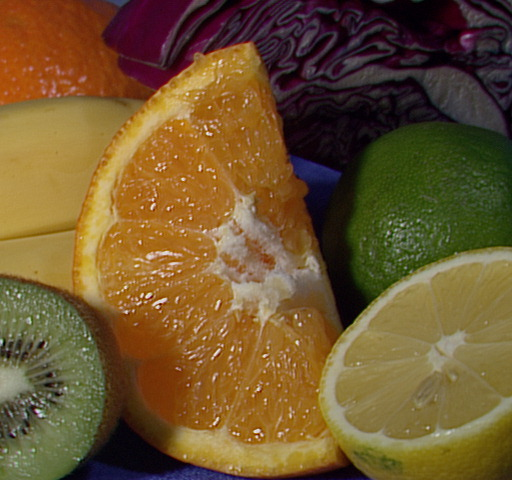
#> input picture pi-deployment-package/test_image.jpg, 512 x 480 px
$ python -i image_processing.py   (imports and definitions only)
#> lines starting #> are read from the running program, lines starting #| are printed output that depends on the picture
#> further down, picture is the input picture: PIL image 512x480 RGB; mean R, G, B 110.8, 85.6, 46.2
"""
Image processing utilities
"""
import base64
import logging
from io import BytesIO
from PIL import Image, ImageDraw, ImageFont
import numpy as np
import cv2

logger = logging.getLogger(__name__)

def process_image(
    image: Image.Image,
    target_width: int = 640,
    target_height: int = 480,
    maintain_aspect_ratio: bool = True
) -> Image.Image:
    """
    Process and resize image for model inference

    Args:
        image: Input PIL Image
        target_width: Target width
        target_height: Target height
        maintain_aspect_ratio: Whether to maintain aspect ratio

    Returns:
        Processed PIL Image
    """
#> called with target_width = 640, target_height = 480, maintain_aspect_ratio = True
    try:
        # Convert to RGB if needed
        if image.mode != 'RGB':
            image = image.convert('RGB')

        original_width, original_height = image.size
#> original_width = 512; original_height = 480
        logger.debug(f"Original image size: {original_width}x{original_height}")

        if maintain_aspect_ratio:
            # Calculate new size maintaining aspect ratio
            aspect_ratio = original_width / original_height
#> aspect_ratio = 1.07

            if aspect_ratio > target_width / target_height:
                # Image is wider - fit to width
                new_width = target_width
                new_height = int(target_width / aspect_ratio)
            else:
                # Image is taller - fit to height
                new_height = target_height
                new_width = int(target_height * aspect_ratio)
#> new_width = 512

            # Resize image
            resized_image = image.resize((new_width, new_height), Image.Resampling.LANCZOS)

            # Create canvas with target size and paste resized image
            processed_image = Image.new('RGB', (target_width, target_height), (0, 0, 0))
#> processed_image: PIL image 640x480 RGB; every value is 0

            # Calculate position to center the image
            x_offset = (target_width - new_width) // 2
#> x_offset = 64
            y_offset = (target_height - new_height) // 2

            processed_image.paste(resized_image, (x_offset, y_offset))
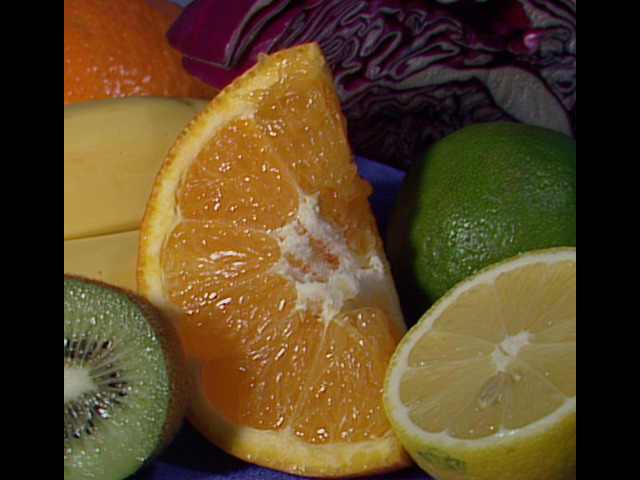
#> processed_image: PIL image 640x480 RGB; mean R, G, B 88.7, 68.5, 37

        else:
            # Direct resize without maintaining aspect ratio
            processed_image = image.resize((target_width, target_height), Image.Resampling.LANCZOS)

        logger.debug(f"Processed image size: {processed_image.size}")
        return processed_image

    except Exception as e:
        logger.error(f"Image processing error: {e}")
        raise

# [246 lines left out: functions encode_result_image, decode_base64_image, create_annotated_image, image_to_numpy, numpy_to_image, not called in this run]

>>> from PIL import Image
>>> picture = Image.open('../../../pi-deployment-package/test_image.jpg')
>>> result = process_image(picture)
